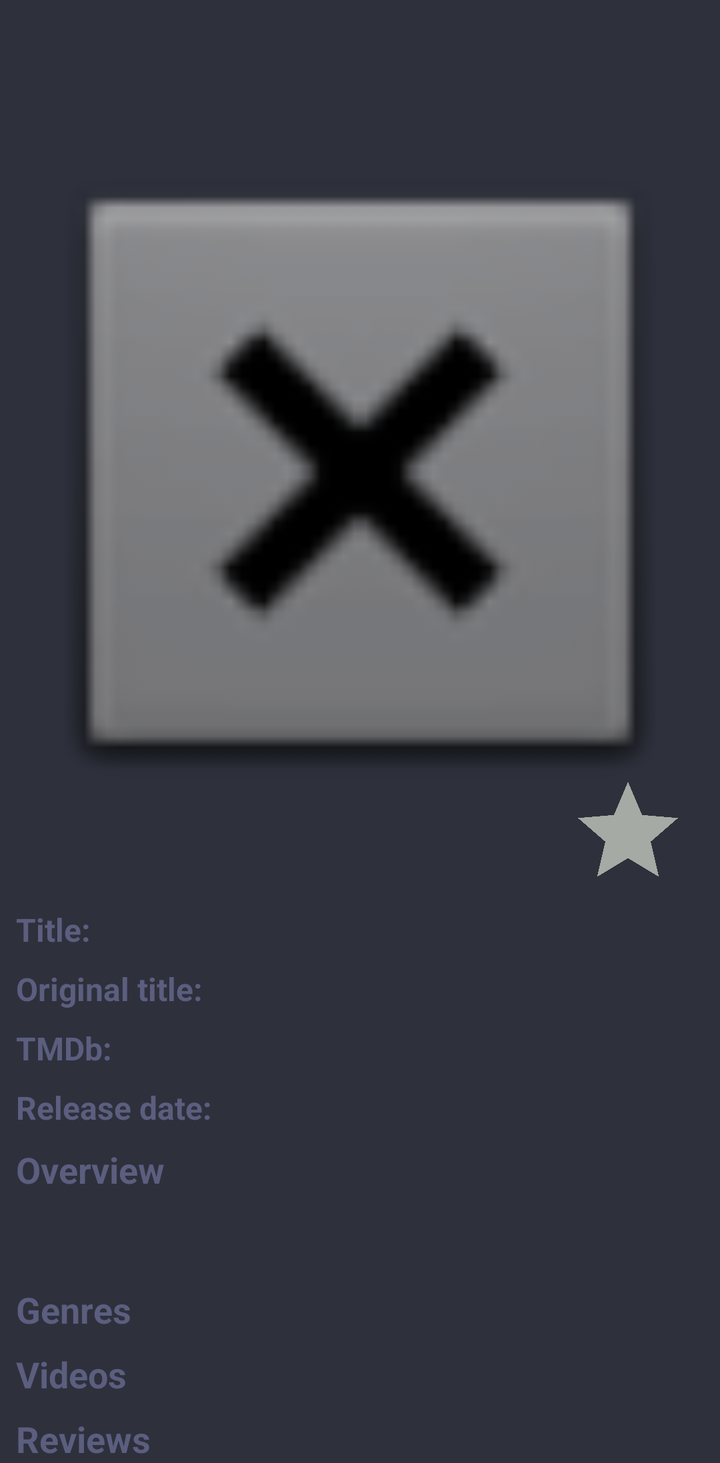
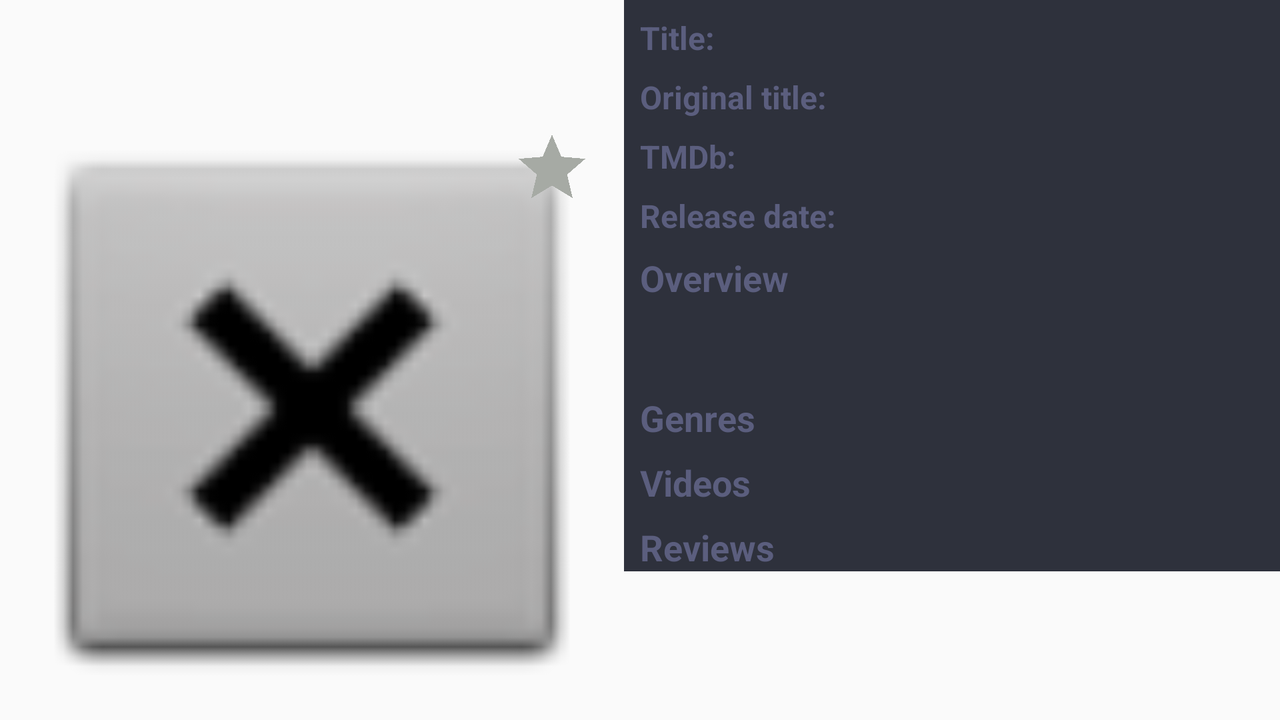

The same Android screen from two of the app's own layout files: first res/layout/ as a phone draws it, then the repository's variant for another configuration, drawn on a device whose configuration selects that folder. Both files follow.
<!-- AndroidManifest.xml: application theme AppTheme -->
<!-- res/layout/activity_movie_details.xml -->
<?xml version="1.0" encoding="utf-8"?>
<ScrollView xmlns:android="http://schemas.android.com/apk/res/android"
    xmlns:app="http://schemas.android.com/apk/res-auto"
    xmlns:tools="http://schemas.android.com/tools"
    android:layout_width="match_parent"
    android:layout_height="match_parent"
    tools:context=".MovieDetailsActivity">
<androidx.constraintlayout.widget.ConstraintLayout
    android:layout_width="match_parent"
    android:layout_height="wrap_content"
    android:background="@color/background_darkGrey">

    <ImageView
        android:id="@+id/imageViewBigPoster"
        android:layout_width="0dp"
        android:layout_height="wrap_content"
        android:adjustViewBounds="true"
        android:contentDescription="@string/movie_poster"
        app:layout_constraintEnd_toEndOf="parent"
        app:layout_constraintStart_toStartOf="parent"
        app:layout_constraintTop_toBottomOf="@id/toolbar"
        app:srcCompat="@android:drawable/btn_dialog" />

    <ImageView
        android:id="@+id/imageViewFavourite"
        android:layout_width="wrap_content"
        android:layout_height="wrap_content"
        android:onClick="onClickAddFavourite"
        android:layout_marginEnd="16dp"
        android:contentDescription="@string/add_to_favourites"
        app:layout_constraintBottom_toBottomOf="@id/imageViewBigPoster"
        app:layout_constraintEnd_toEndOf="parent"
        app:layout_constraintTop_toBottomOf="@id/imageViewBigPoster"
        app:srcCompat="@drawable/ic_star_grey_60dp"
        tools:ignore="VectorDrawableCompat"/>

        <include layout="@layout/movie_info"
            android:id="@+id/movieInfo"
            android:layout_width="match_parent"
            android:layout_height="wrap_content"
            app:layout_constraintTop_toBottomOf="@id/imageViewFavourite"
            app:layout_constraintEnd_toEndOf="parent"
            app:layout_constraintStart_toStartOf="parent"
            app:layout_constraintBottom_toBottomOf="parent"
            />
    <include
        android:id="@+id/toolbar"
        layout="@layout/toolbar_main"
        app:layout_constraintTop_toTopOf="parent"
        app:layout_constraintStart_toStartOf="parent"
        app:layout_constraintEnd_toEndOf="parent"/>




</androidx.constraintlayout.widget.ConstraintLayout>
</ScrollView>
<!-- res/layout/movie_info.xml (included above) -->
<?xml version="1.0" encoding="utf-8"?>
<androidx.constraintlayout.widget.ConstraintLayout xmlns:android="http://schemas.android.com/apk/res/android"
    android:layout_width="match_parent"
    android:layout_height="match_parent"
    xmlns:app="http://schemas.android.com/apk/res-auto"
    android:background="@color/background_darkGrey">

    <TextView
        android:id="@+id/textViewLabelTitle"
        android:layout_width="wrap_content"
        android:layout_height="wrap_content"
        android:text="@string/movie_title"
        style="@style/textLabelStyle"
        app:layout_constraintStart_toStartOf="parent"
        app:layout_constraintTop_toTopOf="parent" />

    <TextView
        android:id="@+id/textViewLabelOriginalTitle"
        android:layout_width="wrap_content"
        android:layout_height="wrap_content"
        android:text="@string/original_movie_title"
        style="@style/textLabelStyle"
        app:layout_constraintStart_toStartOf="parent"
        app:layout_constraintTop_toBottomOf="@id/textViewTitle" />

    <TextView
        android:id="@+id/textViewLabelRating"
        android:layout_width="wrap_content"
        android:layout_height="wrap_content"
        android:text="@string/movie_rating"
        style="@style/textLabelStyle"
        app:layout_constraintStart_toStartOf="parent"
        app:layout_constraintTop_toBottomOf="@id/textViewOriginalTitle" />

    <androidx.constraintlayout.widget.Guideline
        android:id="@+id/guideline"
        android:layout_width="wrap_content"
        android:layout_height="wrap_content"
        android:orientation="vertical"
        android:textColor="@color/textColor_lightGrey"
        app:layout_constraintGuide_begin="205dp" />

    <TextView
        android:id="@+id/textViewLabelReleaseDate"
        android:layout_width="wrap_content"
        android:layout_height="wrap_content"
        android:text="@string/release_date"
        style="@style/textLabelStyle"
        app:layout_constraintStart_toStartOf="parent"
        app:layout_constraintTop_toBottomOf="@id/textViewRating" />

    <TextView
        android:id="@+id/textViewLabelOverview"
        android:layout_width="wrap_content"
        android:layout_height="wrap_content"
        android:text="@string/movie_description"
        style="@style/textLabelStyle"
        android:textSize="18sp"
        app:layout_constraintStart_toStartOf="parent"
        app:layout_constraintTop_toBottomOf="@id/textViewReleaseDate" />

    <TextView
        android:id="@+id/textViewOverview"
        android:layout_width="match_parent"
        android:layout_height="wrap_content"
        style="@style/textMainStyle"
        android:layout_margin="16dp"
        app:layout_constraintStart_toStartOf="parent"
        app:layout_constraintEnd_toEndOf="parent"
        app:layout_constraintTop_toBottomOf="@id/textViewLabelOverview" />

    <TextView
        android:id="@+id/textViewTitle"
        android:layout_width="0dp"
        android:layout_height="wrap_content"
        style="@style/textMainStyle"
        app:layout_constraintEnd_toEndOf="parent"
        app:layout_constraintStart_toStartOf="@id/guideline"
        app:layout_constraintTop_toTopOf="parent" />

    <TextView
        android:id="@+id/textViewOriginalTitle"
        android:layout_width="0dp"
        android:layout_height="wrap_content"
        style="@style/textMainStyle"
        app:layout_constraintEnd_toEndOf="parent"
        app:layout_constraintHorizontal_bias="0.503"
        app:layout_constraintStart_toStartOf="@id/guideline"
        app:layout_constraintTop_toBottomOf="@id/textViewTitle" />

    <TextView
        android:id="@+id/textViewRating"
        android:layout_width="0dp"
        android:layout_height="wrap_content"
        style="@style/textMainStyle"
        app:layout_constraintEnd_toEndOf="parent"
        app:layout_constraintHorizontal_bias="0.503"
        app:layout_constraintStart_toStartOf="@id/guideline"
        app:layout_constraintTop_toBottomOf="@id/textViewOriginalTitle" />

    <TextView
        android:id="@+id/textViewReleaseDate"
        android:layout_width="0dp"
        android:layout_height="wrap_content"
        style="@style/textMainStyle"
        app:layout_constraintEnd_toEndOf="parent"
        app:layout_constraintStart_toStartOf="@id/guideline"
        app:layout_constraintTop_toBottomOf="@id/textViewRating" />

    <TextView
        android:id="@+id/textViewGenreTitle"
        android:layout_width="wrap_content"
        android:layout_height="wrap_content"
        style="@style/textLabelStyle"
        android:text="@string/genres"
        android:textSize="18sp"
        android:layout_marginTop="12dp"
        android:layout_marginBottom="20dp"
        app:layout_constraintStart_toStartOf="parent"
        app:layout_constraintTop_toBottomOf="@id/textViewOverview"/>


    <androidx.recyclerview.widget.RecyclerView
        android:id="@+id/recyclerViewGenres"
        android:layout_width="match_parent"
        android:layout_height="wrap_content"
        android:orientation="horizontal"
        app:layout_constraintTop_toBottomOf="@id/textViewGenreTitle"
        app:layout_constraintStart_toStartOf="parent"
        app:layout_constraintEnd_toEndOf="parent"
        app:layoutManager="androidx.recyclerview.widget.LinearLayoutManager"
        />


    <TextView
        android:id="@+id/textViewVideoTitle"
        android:layout_width="wrap_content"
        android:layout_height="wrap_content"
        style="@style/textLabelStyle"
        android:text="@string/video_title"
        android:textSize="18sp"
        android:layout_marginTop="12dp"
        android:layout_marginBottom="20dp"
        app:layout_constraintStart_toStartOf="parent"
        app:layout_constraintTop_toBottomOf="@id/recyclerViewGenres"/>


    <androidx.recyclerview.widget.RecyclerView
        android:id="@+id/recyclerViewTrailers"
        android:layout_width="wrap_content"
        android:layout_height="wrap_content"
        android:nestedScrollingEnabled="false"
        app:layoutManager="androidx.recyclerview.widget.LinearLayoutManager"
        android:orientation="horizontal"
        app:layout_constraintEnd_toEndOf="parent"
        app:layout_constraintStart_toStartOf="parent"
        app:layout_constraintTop_toBottomOf="@id/textViewVideoTitle" />

    <TextView
        android:id="@+id/textViewReviewsTitle"
        android:layout_width="wrap_content"
        android:layout_height="wrap_content"
        style="@style/textLabelStyle"
        android:text="@string/reviews_title"
        android:textSize="18sp"
        android:layout_marginTop="8dp"
        android:layout_marginBottom="8dp"
        app:layout_constraintStart_toStartOf="parent"
        app:layout_constraintTop_toBottomOf="@id/recyclerViewTrailers"/>

    <androidx.recyclerview.widget.RecyclerView
        android:id="@+id/recyclerViewReviews"
        android:layout_width="match_parent"
        android:layout_height="wrap_content"
        android:nestedScrollingEnabled="false"
        app:layoutManager="androidx.recyclerview.widget.LinearLayoutManager"
        app:layout_constraintTop_toBottomOf="@id/textViewReviewsTitle"
        app:layout_constraintEnd_toEndOf="parent"
        app:layout_constraintStart_toStartOf="parent"/>

</androidx.constraintlayout.widget.ConstraintLayout>
<!-- res/layout/toolbar_main.xml (included above) -->
<?xml version="1.0" encoding="utf-8"?>
<androidx.appcompat.widget.Toolbar xmlns:android="http://schemas.android.com/apk/res/android"
    xmlns:app="http://schemas.android.com/apk/res-auto"
    android:id="@+id/toolbar"
    android:layout_width="match_parent"
    android:layout_height="?attr/actionBarSize"
    app:titleTextColor="@color/soft_white_color"
    >

</androidx.appcompat.widget.Toolbar>
<!-- resources referenced by this layout -->
<resources>
  <color name="background_darkGrey">#2E313C</color>
  <color name="soft_white_color">#d6d6d7</color>
  <color name="textColor_lightGrey">#5B5E7E</color>
  <!-- drawable ic_star_grey_60dp (drawable) -->
  <vector android:height="60dp" android:tint="#A6AAA4"
      android:viewportHeight="24.0" android:viewportWidth="24.0"
      android:width="60dp" xmlns:android="http://schemas.android.com/apk/res/android">
      <path android:fillColor="#FF000000" android:pathData="M12,17.27L18.18,21l-1.64,-7.03L22,9.24l-7.19,-0.61L12,2 9.19,8.63 2,9.24l5.46,4.73L5.82,21z"/>
  </vector>
  <string name="add_to_favourites">Add to Favorites</string>
  <string name="genres">Genres</string>
  <string name="movie_description">Overview</string>
  <string name="movie_poster">Movie poster</string>
  <string name="movie_rating">TMDb:</string>
  <string name="movie_title">Title:</string>
  <string name="original_movie_title">Original title:</string>
  <string name="release_date">Release date:</string>
  <string name="reviews_title">Reviews</string>
  <string name="video_title">Videos</string>
  <style name="textLabelStyle">
          <item name="android:textColor">@color/textColor_lightGrey</item>
          <item name="android:textStyle">bold</item>
          <item name="android:layout_margin">8dp</item>
          <item name="android:textSize">16sp</item>
      </style>
  <style name="textMainStyle">
          <item name="android:textColor">@color/soft_white_color</item>
          <item name="android:textStyle">bold</item>
          <item name="android:layout_margin">8dp</item>
          <item name="android:textSize">16sp</item>
      </style>
  <style name="AppTheme" parent="Theme.AppCompat.DayNight.DarkActionBar">
          
          <item name="colorPrimary">@color/white_color</item>
          <item name="colorPrimaryDark">@color/colorPrimaryDark</item>
          <item name="colorAccent">@color/colorAccent</item>
          <item name="backgroundColor">@color/background_darkGrey</item>
          <item name="android:itemBackground">@color/background_darkGrey</item>
          <item name="android:editTextColor">@color/white_color</item>
          <item name="android:textColor">@color/soft_white_color</item>
      </style>
  <color name="white_color">#ffffff</color>
  <color name="colorPrimaryDark">#000000</color>
  <color name="colorAccent">#03DAC5</color>
</resources>
<!-- res/layout-land/activity_movie_details.xml (the repository's variant of the layout above) -->
<!-- drawn on the phone turned sideways -->
<?xml version="1.0" encoding="utf-8"?>
<androidx.constraintlayout.widget.ConstraintLayout xmlns:android="http://schemas.android.com/apk/res/android"
    xmlns:app="http://schemas.android.com/apk/res-auto"
    xmlns:tools="http://schemas.android.com/tools"
    android:layout_width="match_parent"
    android:layout_height="match_parent">

    <ImageView
        android:id="@+id/imageViewBigPoster"
        android:layout_width="wrap_content"
        android:layout_height="0dp"
        android:adjustViewBounds="true"
        android:contentDescription="@string/movie_poster"
        app:layout_constraintBottom_toBottomOf="parent"
        app:layout_constraintStart_toStartOf="parent"
        app:layout_constraintTop_toBottomOf="@id/toolbar"
        app:srcCompat="@android:drawable/btn_dialog" />

    <ImageView
        android:id="@+id/imageViewFavourite"
        android:layout_width="40dp"
        android:layout_height="40dp"
        android:layout_marginTop="16dp"
        android:layout_marginEnd="16dp"
        android:contentDescription="@string/add_to_favourites"
        android:onClick="onClickAddFavourite"
        app:layout_constraintTop_toTopOf="@id/imageViewBigPoster"
        app:layout_constraintEnd_toEndOf="@id/imageViewBigPoster"
        app:srcCompat="@drawable/ic_star_grey_60dp"
        tools:ignore="VectorDrawableCompat" />
    <include
        android:id="@+id/toolbar"
        layout="@layout/toolbar_main"
        app:layout_constraintTop_toTopOf="parent"
        app:layout_constraintStart_toStartOf="parent"
        app:layout_constraintEnd_toEndOf="parent"/>
    <ScrollView
        android:layout_width="0dp"
        android:layout_height="0dp"
        app:layout_constraintEnd_toEndOf="parent"
        app:layout_constraintStart_toEndOf="@id/imageViewBigPoster"
        app:layout_constraintTop_toTopOf="parent"
        app:layout_constraintBottom_toBottomOf="parent">

        <include
            android:id="@+id/movieInfo"
            layout="@layout/movie_info"
            android:layout_width="match_parent"
            android:layout_height="wrap_content" />

    </ScrollView>


</androidx.constraintlayout.widget.ConstraintLayout>
